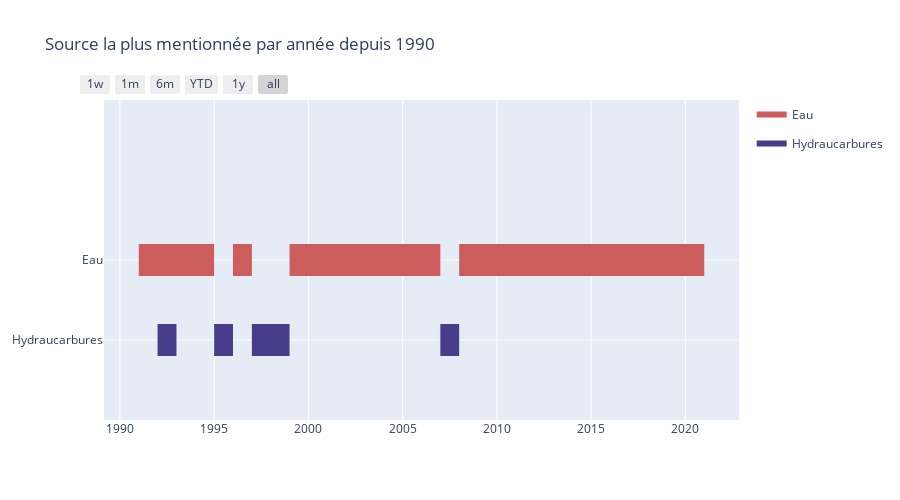

Here is the notebook cell this chart was saved with:
### Code cell
timeline("Source la plus mentionnée par année depuis 1990", list_colors, annees, sources)

### Figure 1 — Plotly figure (JSON) as saved in the notebook; plotly's stock layout.template omitted (floating-point values rounded to 4 significant figures; data arrays with more than 128 entries replaced by an {"elided": "..."} marker saying what was removed)
{"data": [{"fill": "toself", "fillcolor": "rgb(205, 92, 92)", "hoverinfo": "skip", "legendgroup": "rgb(205, 92, 92)", "mode": "none", "name": "Eau", "type": "scatter", "x": {"elided": "129 str values"}, "y": {"elided": "129 float values"}}, {"fill": "toself", "fillcolor": "rgb(72, 61, 139)", "hoverinfo": "skip", "legendgroup": "rgb(72, 61, 139)", "mode": "none", "name": "Hydraucarbures", "type": "scatter", "x": ["1992", "1993", "1993", "1992", "1992", "1995", "1996", "1996", "1995", "1995", "1997", "1998", "1998", "1997", "1997", "1998", "1999", "1999", "1998", "1998", "2007", "2008", "2008", "2007"], "y": [-0.2, -0.2, 0.2, 0.2, null, -0.2, -0.2, 0.2, 0.2, null, -0.2, -0.2, 0.2, 0.2, null, -0.2, -0.2, 0.2, 0.2, null, -0.2, -0.2, 0.2, 0.2]}, {"legendgroup": "rgb(205, 92, 92)", "marker": {"color": "rgb(205, 92, 92)", "opacity": 0, "size": 1}, "mode": "markers", "name": "", "showlegend": false, "text": [null, null, null, null, null, null, null, null, null, null, null, null, null, null, null, null, null, null, null, null, null, null, null, null, null, null, null, null, null, null, null, null, null, null, null, null, null, null, null, null, null, null, null, null, null, null, null, null, null, null, null, null], "type": "scatter", "x": ["1991", "1992", "1992", "1993", "1993", "1994", "1994", "1995", "1996", "1997", "1999", "2000", "2000", "2001", "2001", "2002", "2002", "2003", "2003", "2004", "2004", "2005", "2005", "2006", "2006", "2007", "2008", "2009", "2009", "2010", "2010", "2011", "2011", "2012", "2012", "2013", "2013", "2014", "2014", "2015", "2015", "2016", "2016", "2017", "2017", "2018", "2018", "2019", "2019", "2020", "2020", "2021"], "y": [1, 1, 1, 1, 1, 1, 1, 1, 1, 1, 1, 1, 1, 1, 1, 1, 1, 1, 1, 1, 1, 1, 1, 1, 1, 1, 1, 1, 1, 1, 1, 1, 1, 1, 1, 1, 1, 1, 1, 1, 1, 1, 1, 1, 1, 1, 1, 1, 1, 1, 1, 1]}, {"legendgroup": "rgb(72, 61, 139)", "marker": {"color": "rgb(72, 61, 139)", "opacity": 0, "size": 1}, "mode": "markers", "name": "", "showlegend": false, "text": [null, null, null, null, null, null, null, null, null, null], "type": "scatter", "x": ["1992", "1993", "1995", "1996", "1997", "1998", "1998", "1999", "2007", "2008"], "y": [0, 0, 0, 0, 0, 0, 0, 0, 0, 0]}], "layout": {"height": 500, "hovermode": "closest", "showlegend": true, "title": {"text": "Source la plus mentionnée par année depuis 1990"}, "xaxis": {"rangeselector": {"buttons": [{"count": 7, "label": "1w", "step": "day", "stepmode": "backward"}, {"count": 1, "label": "1m", "step": "month", "stepmode": "backward"}, {"count": 6, "label": "6m", "step": "month", "stepmode": "backward"}, {"count": 1, "label": "YTD", "step": "year", "stepmode": "todate"}, {"count": 1, "label": "1y", "step": "year", "stepmode": "backward"}, {"step": "all"}]}, "showgrid": true, "type": "date", "zeroline": false}, "yaxis": {"autorange": false, "range": [-1, 3], "showgrid": true, "ticktext": ["Hydraucarbures", "Eau"], "tickvals": [0, 1], "zeroline": false}}}
